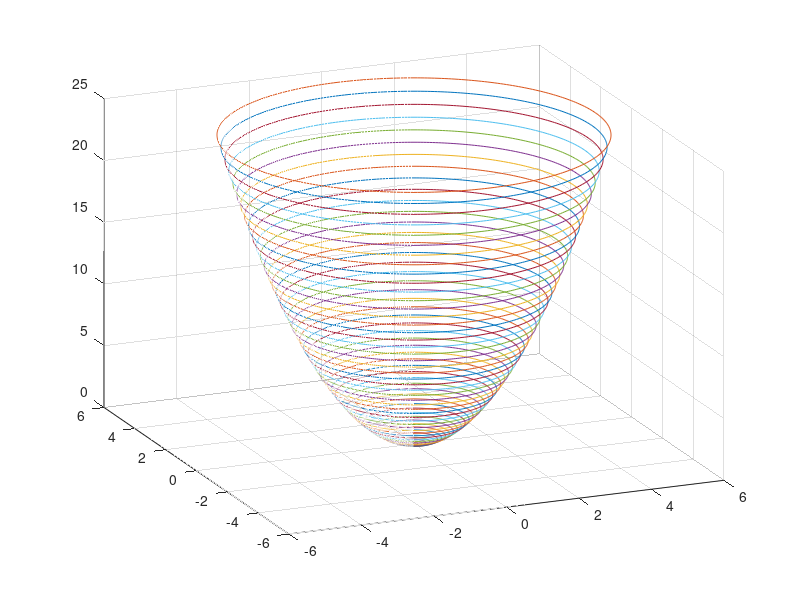

Recreate this plot in MATLAB.
% Programm "E_ueber_k.m"
% Energie ueber Impulskomponenten zweidimensional
% E(p) = a*p^2

clear
clear axis
% ************************
% Constants and parameters
% ************************
a=10;
midpoints=361;
phi = linspace(0,2*pi,midpoints);

% **************************
% Plot
% **************************
close
p=1;
for p = 0 : 0.1: 5; 				% Abstand vom Zentrum
   z=p.^2*ones(midpoints,1);	% z wird Matrix der Dimension (midpoints x 1)
   									% also midpoints Zeilen und 1 Spalte
   plot3 (p*sin(phi),p*cos(phi),z); hold on
end
view(-23,24); 
grid on;



